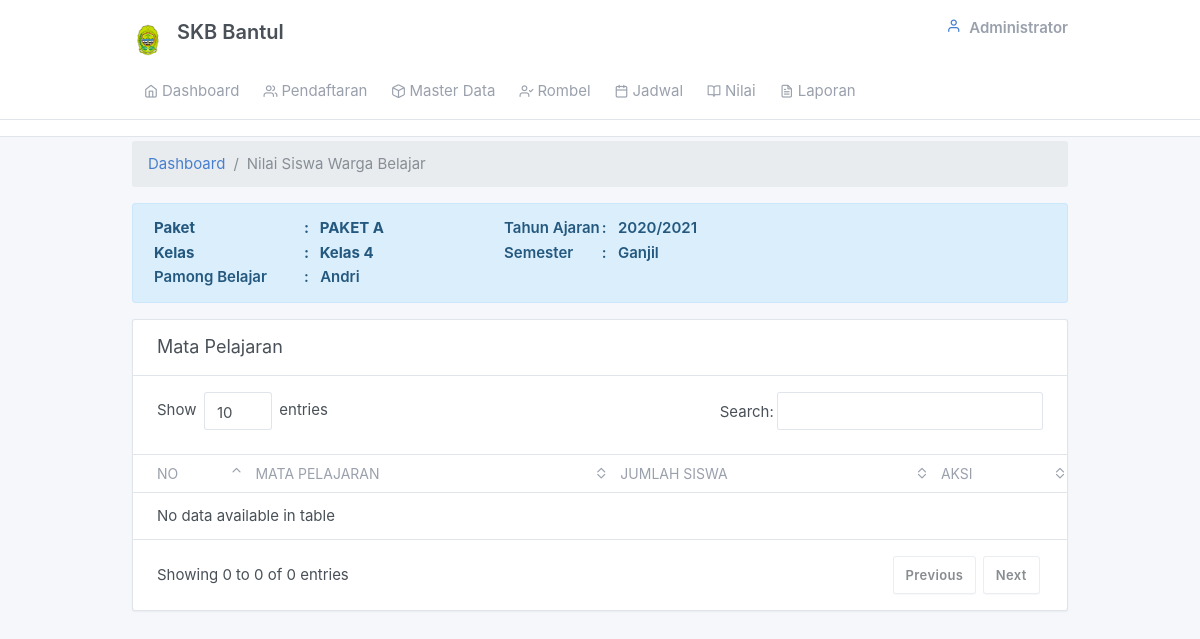
The app's page /admin/nilai_permapel.php?id=1, older data.
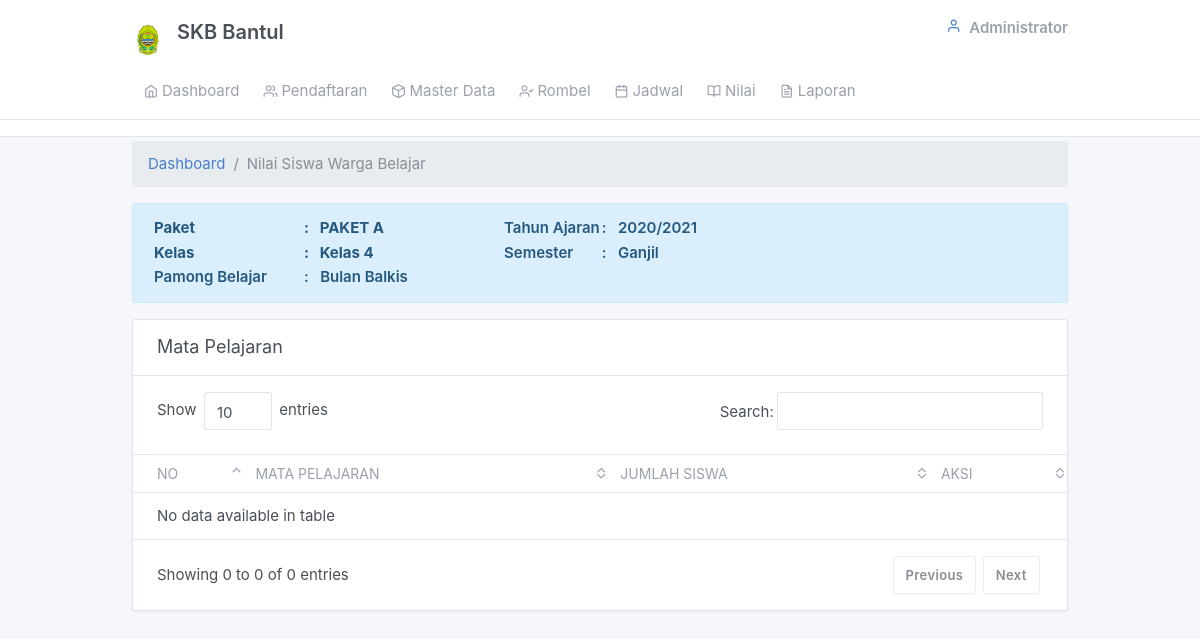
The same page, newer data.
### tables this page shows
CREATE TABLE `tb_rombel` (
  `rombel_id` int(11) NOT NULL,
  `ta_id` int(11) NOT NULL,
  `kelas_id` int(11) NOT NULL,
  `nik` char(16) NOT NULL
);

CREATE TABLE `tb_pamong_belajar` (
  `nik` char(16) NOT NULL,
  `pamong_nama` varchar(50) NOT NULL,
  `pamong_tempat_lhr` varchar(30) NOT NULL,
  `pamong_tanggal_lhr` date NOT NULL,
  `pamong_jenkel` enum('Laki-Laki','Perempuan') NOT NULL,
  `pamong_agama` varchar(12) NOT NULL,
  `pamong_alamat` varchar(100) NOT NULL,
  `pamong_no_hp` varchar(14) NOT NULL,
  `pamong_jabatan` enum('Pamong Belajar','Tutor') NOT NULL
);

CREATE TABLE `tb_paket` (
  `paket_id` int(11) NOT NULL,
  `paket_nama` char(10) NOT NULL
);

CREATE TABLE `tb_tahunajaran` (
  `ta_id` int(11) NOT NULL,
  `ta_nama` varchar(12) NOT NULL,
  `ta_status` varchar(12) NOT NULL DEFAULT 'Tidak Aktif'
);

CREATE TABLE `tb_kelas` (
  `kelas_id` int(11) NOT NULL,
  `kelas_nama` varchar(11) NOT NULL,
  `paket_id` int(11) NOT NULL
);

### admin/nilai_permapel.php (the view, shortened to what this page needs)
<?php include_once "views/main.php";?>
<div class="my-3 my-md-1">
  <div class="container">
  <ol class="breadcrumb">
            <li class="breadcrumb-item">
              <a href="../index.php">Dashboard</a>
            </li>
            <li class="breadcrumb-item active">Nilai Siswa Warga Belajar</li>
          </ol>
    <?php
	  $sql1=mysqli_query($connect, "SELECT (SELECT semester FROM tb_semester where semester_status='Aktif') as semester,a.rombel_id,c.kelas_nama,f.paket_nama,b.ta_nama,e.pamong_nama FROM tb_rombel a JOIN tb_tahunajaran b ON a.ta_id=b.ta_id JOIN tb_kelas c ON a.kelas_id=c.kelas_id JOIN tb_pamong_belajar e ON a.nik=e.nik JOIN tb_paket f ON c.paket_id=f.paket_id WHERE a.ta_id=(SELECT ta_id FROM tb_tahunajaran WHERE ta_status='Aktif') AND a.rombel_id='".$_GET['id']."'");
	  $cek1= mysqli_num_rows($sql1);
	  if($cek1>0){
	  while ($data1= mysqli_fetch_array($sql1)) {
	?>
  <div class="alert alert-info" role="alert">
    <table>
        <tr>
            <th style="text-align:left;" width="100px">Paket </th>
            <th style="text-align:left;" width="120px">: &nbsp&nbsp<?php echo $data1['paket_nama'] ?></th>
            <td><b>Tahun Ajaran </b></td>
          <td><b>: &nbsp&nbsp<?php echo $data1['ta_nama'] ?></b></td>
        </tr>
        <tr>
        <th style="text-align:left;" width="100px">Kelas </th>
            <th style="text-align:left;" width="200px">: &nbsp&nbsp<?php echo $data1['kelas_nama'] ?></th>
          <td><b>Semester </b></td>
          <td><b>: &nbsp&nbsp<?php echo $data1['semester'] ?></b></td>
        </tr>
        <tr>
          <td style="text-align:left;"width="150px"><b>Pamong Belajar </b></td>
          <td><b>: &nbsp&nbsp<?php echo $data1['pamong_nama'] ?></b></td>
        </tr>
    </table>
    </div>
    <?php }} ?>
    <form method="post">
     <div class="">
        <div class="card">
        <div class="card-header">
                    <h3 class="card-title">Mata Pelajaran</h3>
          </div>
          <div class="table-responsive">
            <table border="0px" style="border-collapse: collapse;" class="table card-table table-vcenter text-nowrap datatable" >
              <thead>
                <tr>
                    <th>No</th>
                    <th>Mata Pelajaran</th>
                    <th>Jumlah Siswa</th>
                    <th>Aksi</th>
                 </tr>
              </thead>
              <tbody>
              </tbody>
            </table>
          </div>
        </div>
      </div>
    </div>
  </div>

Row changes from the older to the newer data that the page shows:
changed tb_rombel "PAKET A": nik.pamong_nama "Andri" → "Bulan Balkis"
